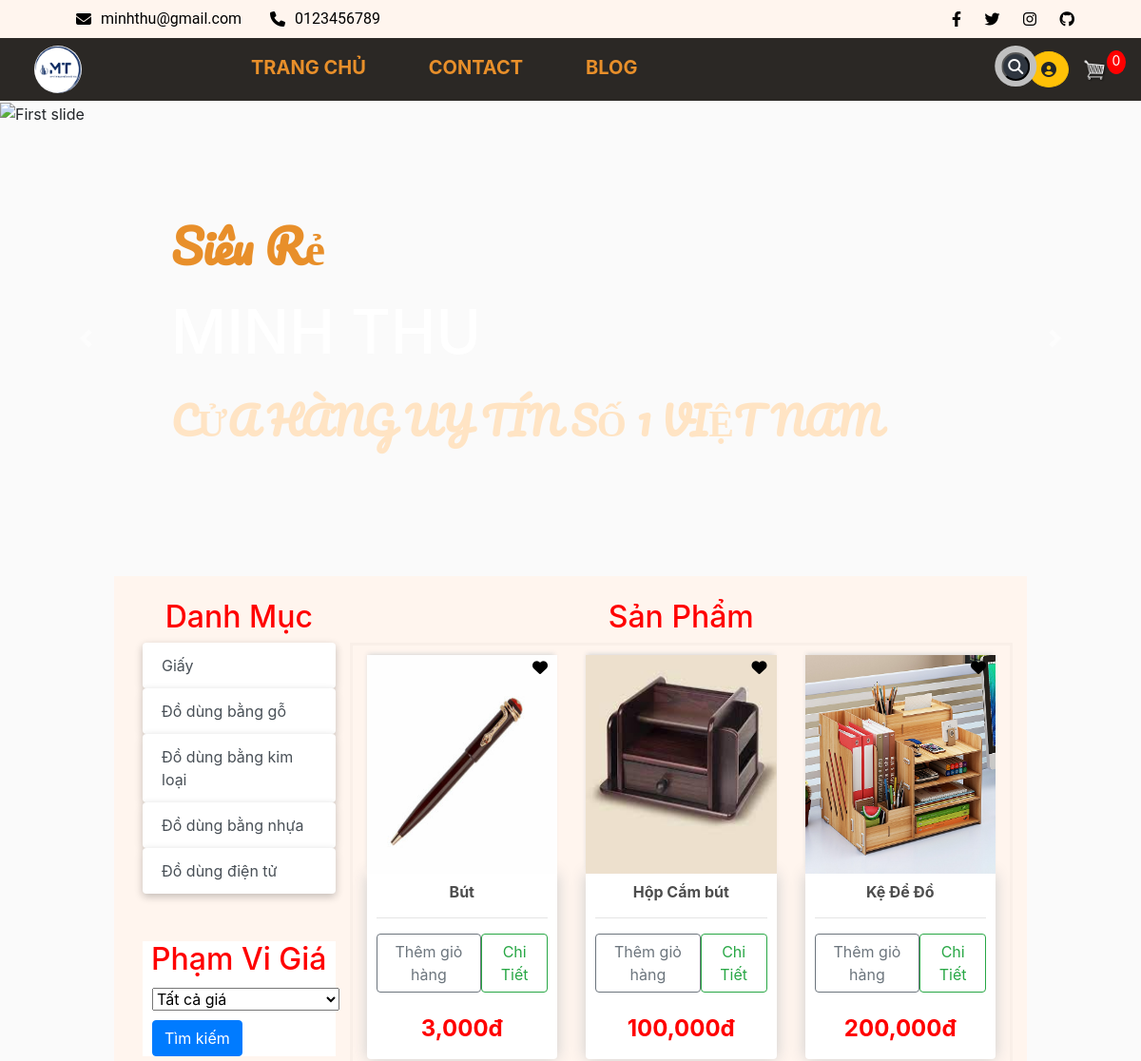
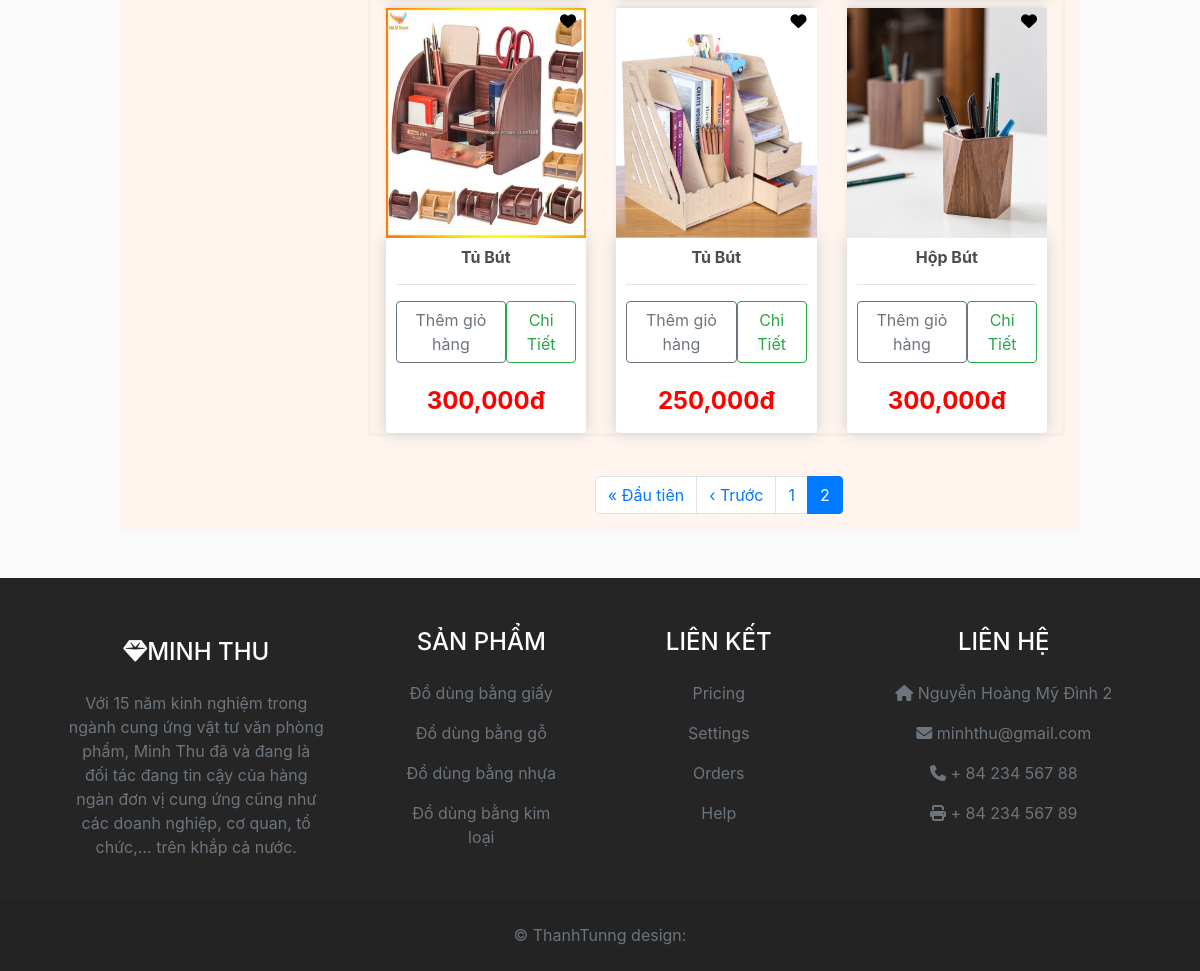
Screenshot of /?page=2 with the database file from the repository (2 pictures, top to bottom).
### store/models.py (models this page shows, shortened)
class Category(models.Model):
    name = models.CharField(max_length=200, null = True)

class Product(models.Model):
    name = models.CharField(max_length= 200, null= True)
    price = models.FloatField()
    category = models.ForeignKey(Category, null= True, on_delete=models.SET_NULL, blank= True)
    digital = models.BooleanField(default= False, null = True, blank= False)
    description = models.TextField(null=True, blank=True)
    image = models.ImageField(null=True, blank= True)
    @property
    def imageURL(self):
        try:
            url = self.image.url
        except:
            url = ''
        return url

### store/views.py (the view, shortened to what this page needs)
# urls.py: path('', include('store.urls')),
def store(request):
    category_id = request.GET.get('category')
    if category_id:
        category = Category.objects.get(id=category_id)
        products = Product.objects.filter(category=category_id)
    else:
        category = None
        products = Product.objects.all()
    data = cartData(request)
    cartItems = data['cartItems']
    order = data['order']
    items = data['items']
    categories = Category.objects.all()
    if 'q' in request.GET:
        query = request.GET['q']
        if query:
            products = products.filter(name__icontains=query)
    paginator = Paginator(products, 6)  # Giới hạn 10 sản phẩm trên mỗi trang
    page = request.GET.get('page')
    try:
        products = paginator.page(page)
    except PageNotAnInteger:
        products = paginator.page(1)
    except EmptyPage:
        products = paginator.page(paginator.num_pages)
    context = {'products': products, 'categories': categories, 'category': category, 'cartItems':cartItems}
    return render(request, 'store/store.html', context)

### store/utils.py (called while the page is built, shortened)
def cookieCart(request):
    try:
            cart = json.loads(request.COOKIES['cart'])
    except:
        cart = {}
    print('Cart:', cart)
    items = []
    order = {'get_cart_items':0, 'get_cart_total':0,'shipping': False}
    cartItems = order['get_cart_items']
    return {'cartItems': cartItems, 'order':order, 'items': items}

def cartData(request):
    if request.user.is_authenticated:#kiem tra xem nguoi dung da dang nhap vao trang web hay chua
        customer = request.user.customer#truy xuat doi tuong khach hang duoc lien ket voi nguoi dung
        order, created = Order.objects.get_or_create(customer = customer, complete = False)
        items = order.orderitem_set.all()
        cartItems = order.get_cart_items
    else:
        cookieData = cookieCart(request)
        cartItems = cookieData['cartItems']
        order = cookieData['order']
        items = cookieData['items']
    return {'cartItems': cartItems, 'order':order, 'items': items}

### store/templates/store/store.html (shortened to what this page needs)
{% extends 'store/main.html' %}
{% load static %}
{% load humanize %}
{% block content %}
<div class =" row" >
    <div class="col-lg-3 mx-auto" style = "margin-right: 50px">
        <div class="list-group" style = "float" >
            <h2 class="category-link" href="{% url 'store' %}" style = "text-align:center;  font-size: 2rem;font-weight: 500;" >Danh Mục  <span class="sr-only">(current)</span></h2>
            {% for category in categories %}
            <a href="/?category={{category.id}}" style = "border: none; box-shadow: rgba(0, 0, 0, 0.24) 0px 3px 8px; "
                class="list-group-item list-group-item-action btn btn-outline-success ">{{category.name}}</a>
            {% endfor %}
        </div>
        <div class="list-group" style = "background-color: white; margin-top: 50px " >
            <h2 style = "text-align:center; color: red; margin-bottom: 10px" >Phạm Vi Giá</h2>
            <form id="search-form"   >
                <select name="price_range" style = "margin-left: 10px" >
                    <option value="0" >Tất cả giá</option>
                </select>
                <button type="submit" class="btn btn-primary" style = "margin-top: 10px; margin-left: 10px" >Tìm kiếm</button>
            </form>
        </div>
    </div>
    <div id='products' class="col-lg-9 mx-auto">
        <h2 style = "text-align: center; color: red">Sản Phẩm</h2>
        <div class="row " style="border: 3px solid rgba(0, 0, 0, 0.025)">
            {% for product in products %}
                <div class="col-lg-4" >
                    <img style = "height: 230px; position: relative;  " class="thumbnail" src="{{product.imageURL}}">
                    <a href="">
                        <i class="fa-solid fa-heart" style = "margin-top: 5px;color:black; right: 25px; position: absolute; display: inline-block;" ></i>
                    </a>
                    <div class="box-element product">
                        <h6 style="text-align: center"><strong>{{product.name}}</strong></h6>
                        <hr>
                        <div style="display: flex; justify-content: space-around">
                            <button data-product="{{product.id}}" data-action="add" class="btn search-button btn-outline-secondary add-btn update-cart">Thêm giỏ hàng</button>
                            <a href="{% url 'detail' pk=product.id %}" class="btn btn-outline-success">Chi Tiết</a>
                        </div>
                        <br>
                        <div >
                            <h4 style="text-align: center; color: Red">
                                <strong>{{product.price|floatformat|intcomma}}đ</strong>
                            </h4>
                        </div>
                    </div>
                </div>
            {% endfor %}
        </div>
        <div>
            {% if products.has_other_pages %}
    <nav style = "margin-top: 40px; margin-left: 5px">
        <ul class="pagination justify-content-center">
            {% if products.has_previous %}
            <li class="page-item">
                <a class="page-link" href="?page=1">&laquo; Đầu tiên</a>
            </li>
            <li class="page-item">
                <a class="page-link" href="?page={{ products.previous_page_number }}">&lsaquo; Trước</a>
            </li>
            {% endif %}
            {% for i in products.paginator.page_range %}
                {% if products.number == i %}
                <li class="page-item active">
                    <span class="page-link">{{ i }} <span class="sr-only">(current)</span></span>
                </li>
                {% elif i > products.number|add:"-3" and i < products.number|add:"3" %}
                <li class="page-item">
                    <a class="page-link" href="?page={{ i }}">{{ i }}</a>
                </li>
                {% endif %}
            {% endfor %}
        </ul>
    </nav>
{% endif %}
        </div>
    </div>
</div>
{% endblock content %}

### static/css/main.css (style rules this page uses)
body { background-color: hsl(0, 0%, 98%); }
h1, h3, h4, h5, h6 { color: hsl(0, 0%, 30%); }
.category-link { color: red; }
.box-element { box-shadow: hsl(0, 0%, 80%) 0 0 16px; background-color: #fff; border-radius: 4px; padding: 10px; }
.thumbnail { width: 100%; height: 300px; -webkit-box-shadow: -1px -3px 5px -2px rgba(214, 214, 214, 1); -moz-box-shadow: -1px -3px 5px -2px rgba(214, 214, 214, 1); box-shadow: -1px -3px 5px -2px rgba(214, 214, 214, 1); }
.product { border-radius: 0 0 4px 4px; }
.col-lg-4, .col-lg-6, .col-lg-8, .col-lg-12 { margin-top: 10px; }

### rows the page displays
Category: name "Giấy"
Category: name "Đồ dùng bằng gỗ"
Category: name "Đồ dùng bằng kim loại"
Category: name "Đồ dùng bằng nhựa"
Category: name "Đồ dùng điện tử"
Product: imageURL (picture), name "Bút", price "3,000"
Product: imageURL (picture), name "Hộp Cắm bút", price "100,000"
Product: imageURL (picture), name "Kệ Để Đồ", price "200,000"
Product: imageURL (picture), name "Tủ Bút", price "300,000"
Product: imageURL (picture), name "Tủ Bút", price "250,000"
Product: imageURL (picture), name "Hộp Bút", price "300,000"

### other values shown
{{ cartItems }} "0"
{{ i }} "1"
{{ i }} "2"
